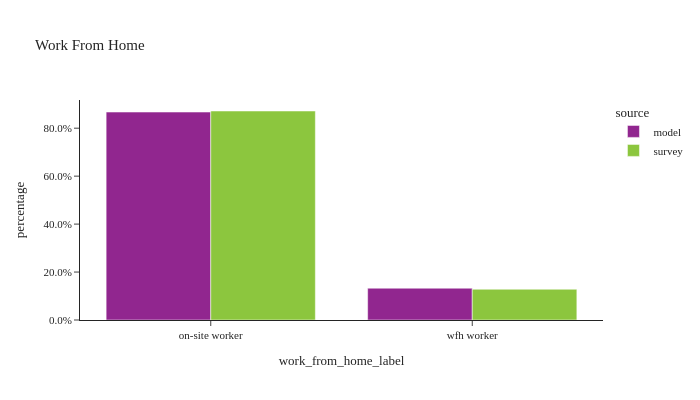

Here is the notebook cell this chart was saved with:
### Markdown cell above
## Work From Home

### Code cell
util.plot_share_barchart(per_data, 'person_weight', 'work_from_home_label', title="Work From Home")

### Figure 1 — Plotly figure (JSON) as saved in the notebook; plotly's stock layout.template omitted (floating-point values rounded to 4 significant figures)
{"data": [{"alignmentgroup": "True", "customdata": [[1978000.0, 1978000.0], [302600.0, 302600.0]], "hovertemplate": "source=model<br>work_from_home_label=%{x}<br>percentage=%{y}<br>weighted_sum=%{customdata[0]}<br>sample_size=%{customdata[1]}<extra></extra>", "legendgroup": "model", "marker": {"color": "#91268F", "pattern": {"shape": ""}}, "name": "model", "offsetgroup": "model", "orientation": "v", "showlegend": true, "textposition": "auto", "type": "bar", "x": ["on-site worker", "wfh worker"], "xaxis": "x", "y": [0.8673, 0.1327], "yaxis": "y"}, {"alignmentgroup": "True", "customdata": [[2007000.0, 5833.0], [295200.0, 1280.0]], "hovertemplate": "source=survey<br>work_from_home_label=%{x}<br>percentage=%{y}<br>weighted_sum=%{customdata[0]}<br>sample_size=%{customdata[1]}<extra></extra>", "legendgroup": "survey", "marker": {"color": "#8CC63E", "pattern": {"shape": ""}}, "name": "survey", "offsetgroup": "survey", "orientation": "v", "showlegend": true, "textposition": "auto", "type": "bar", "x": ["on-site worker", "wfh worker"], "xaxis": "x", "y": [0.8717, 0.1283], "yaxis": "y"}], "layout": {"barmode": "group", "height": 400, "legend": {"title": {"text": "source"}, "tracegroupgap": 0}, "title": {"text": "Work From Home"}, "width": 700, "xaxis": {"anchor": "y", "domain": [0.0, 1.0], "title": {"text": "work_from_home_label"}}, "yaxis": {"anchor": "x", "domain": [0.0, 1.0], "tickformat": ".1%", "title": {"text": "percentage"}}}}
